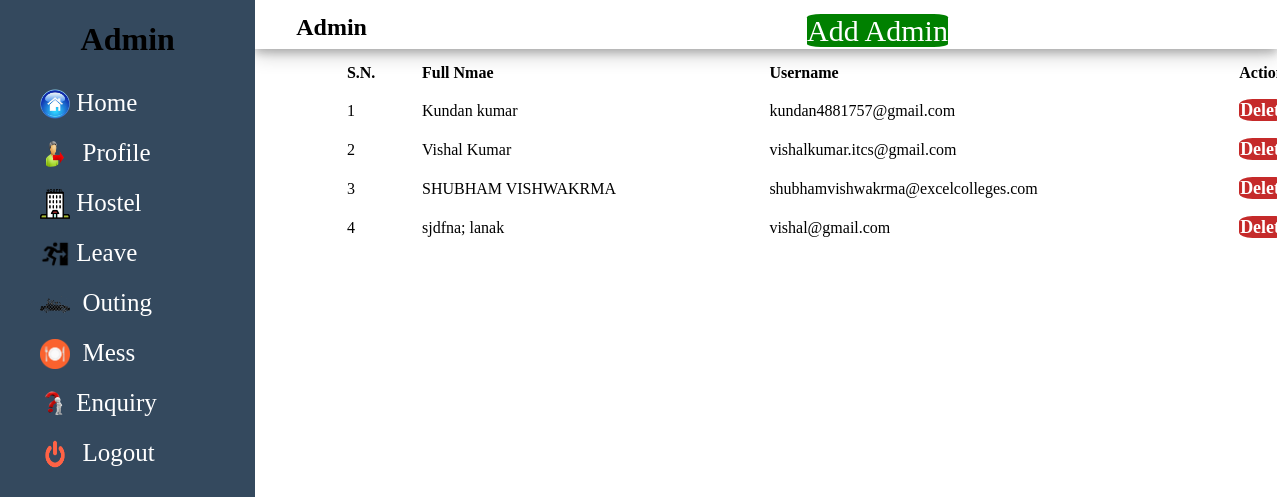
The page /manage-admin on the database its author committed.
### home/models.py (models this page shows, shortened)
class Add_Admin(models.Model):
    first_name = models.CharField(max_length=50)
    last_name = models.CharField(max_length=50)
    father_first_name = models.CharField(max_length=50)
    father_last_name = models.CharField(max_length=50)
    mobile_number = models.CharField(max_length=15)
    alternate_number = models.CharField(max_length=50)
    email_id = models.CharField(max_length=50)
    gender = models.CharField(max_length=50,null=True)
    blood_group = models.CharField(max_length=50, null=True)
    community = models.CharField(max_length=50)
    religion = models.CharField(max_length=50)
    dob = models.CharField(max_length=50)
    password = models.CharField(max_length=100)
    Aaa = models.CharField(max_length=50, null=True)
    Aab = models.CharField(max_length=50, null=True)

### home/views.py (the view)
# urls.py: path('manage-admin', views.manage_admin, name='manage-admin' ),
def manage_admin(request):
    adminlist = Add_Admin.objects.all()
    a = {'adminlist':adminlist}
    return render(request, 'manage-admin.html', a)

### templates/manage-admin.html
{% extends "side-menu.html" %} {% block body %}
<div class="main">
    <div class="row">
        <div class="row-main">
            <div class="row-man-col">
                <h2>Admin</h2>
            </div>
            <div class="row-man-col">
                <a href="add-admin" class="btn-admin ">Add Admin</a>
            </div>
        </div>
        <div class="row1">
            <table class="tbl-full">
                <tr>
                    <th>S.N.</th>
                    <th>Full Nmae</th>
                    <th>Username</th>
                    <th>Action</th>
                </tr>
                {% for i in adminlist%}
                <tr>
                    <td> {{ forloop.counter}} </td>
                    <td>{{ i.first_name }} {{i.last_name}}</td>
                    <td>{{i.email_id}}</td>
                    <td>
                        <a class="btn-danger" href="#">
                        Delete
                      </a>
                    </td>
                </tr>
                {% endfor %}
            </table>
            {% endblock body %}

### static/css/style.css (style rules this page uses)
* { margin: 0; padding: 0; box-sizing: border-box; }
body { min-height: 100vh; }
a { text-decoration: none; color: white; }
h1, h2 { color: rgb(0, 0, 0); }
table { padding: 10px; margin-left: 7%; }
th, td { text-align: left; padding: 8px; }
.main { background: rgb(255, 255, 255); height: 100vh; width: 80%; margin-left: 20%; }
.row { background: rgb(255, 255, 255); height: 50px; width: 100%; margin-top: -19px; box-shadow: 0 4px 8px 0 rgba(0, 0, 0, 0.2), 0 6px 20px 0 rgba(0, 0, 0, 0.20); }
.row-main { width: 100%; height: 30px; margin: auto; float: left; margin-left: 4%; margin-top: 15px; }
.row-man-col { width: 50%; height: 20px; float: left; }
.btn-admin { background: green; font-size: 30px; border-radius: 10%; color: white; margin-top: 5px; }
.tbl-full { width: 100%; }
.btn-danger { background-color: #c52a2a; padding: 1%; font-size: 18px; color: white; text-decoration: none; border-radius: 27%; font-weight: bold; }

### rows shown on the page
Add_Admin: first_name "Kundan", last_name "kumar", email_id "kundan4881757@gmail.com"
Add_Admin: first_name "Vishal", last_name "Kumar", email_id "vishalkumar.itcs@gmail.com"
Add_Admin: first_name "SHUBHAM", last_name "VISHWAKRMA", email_id "shubhamvishwakrma@excelcolleges.com"
Add_Admin: first_name "sjdfna;", last_name "lanak", email_id "vishal@gmail.com"
